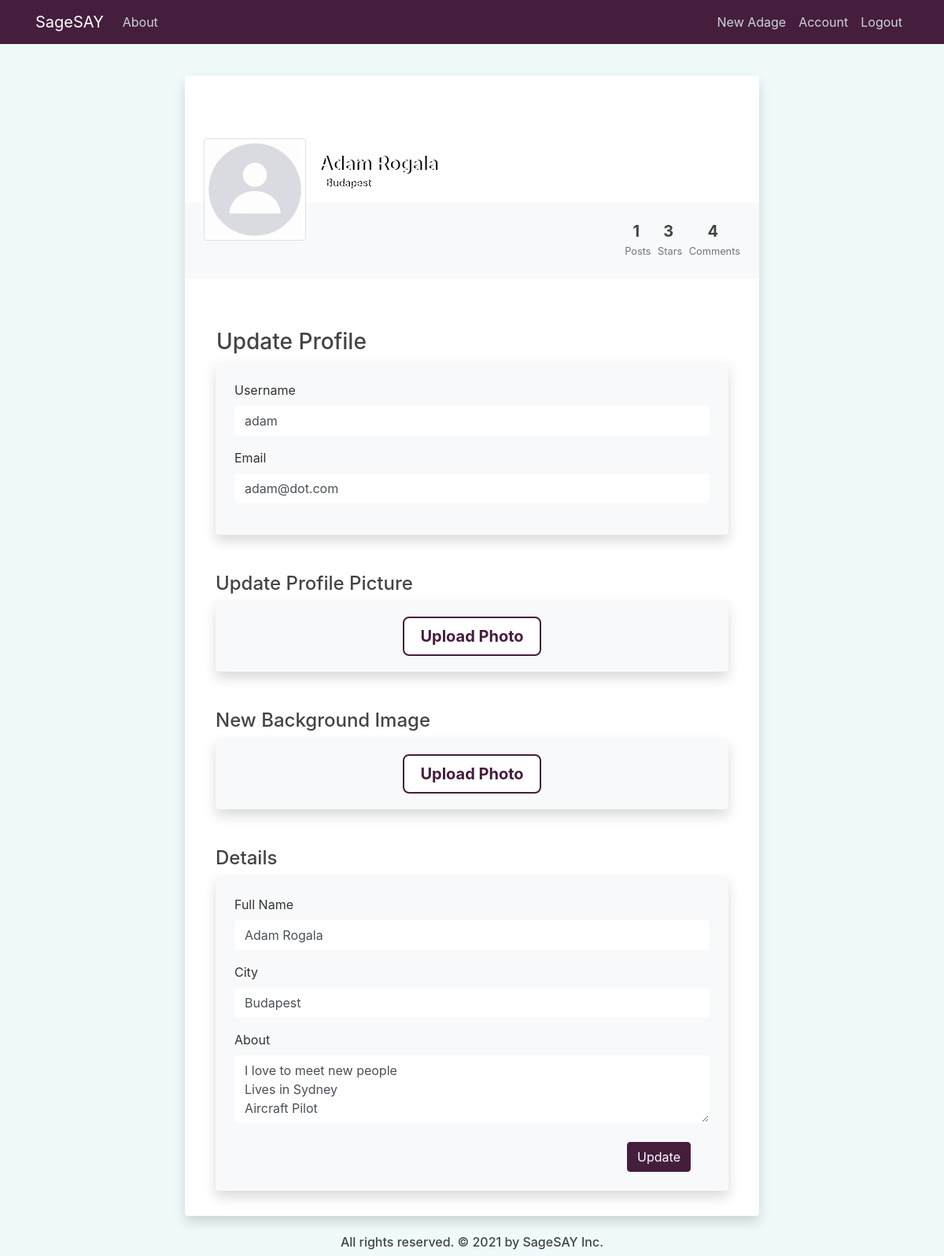
Page /user/adam/update (signed in) on the committed database.
### quotes_app/models.py (models this page shows, shortened)
class User(db.Model, UserMixin):
    id = db.Column(db.Integer, primary_key=True)
    username = db.Column(db.String(20), unique=True, nullable=False)
    email = db.Column(db.String(120), unique=True, nullable=False)
    image_file = db.Column(db.String(20), nullable=False, default='default.jpg')
    password = db.Column(db.String(60), nullable=False)
    posts = db.relationship('Post', backref='posted_by', lazy=True)
    comments = db.relationship('Comment', backref='comment_author', lazy=True)
    likes = db.relationship('Like', backref='like_author', lazy=True)
    more_info = db.relationship('MoreInfoUser', backref='info_author', lazy=True)
    like_comments = db.relationship('LikeComment', backref='like_comment_author', lazy=True)

class MoreInfoUser(db.Model):
    id = db.Column(db.Integer, primary_key=True)
    last_update = db.Column(db.DateTime, nullable=False, default=dt.utcnow)
    background_pic = db.Column(db.String(20), nullable=False, default='profile_bg.jpg')
    full_name = db.Column(db.String(120), nullable=False, default='Adam Smith')
    city = db.Column(db.String(90), nullable=False, default='Sydney')
    about = db.Column(db.Text, nullable=False, default='I love to meet new people<br>Lives in Sydney<br>Aircraft Pilot')
    user_id = db.Column(db.Integer, db.ForeignKey('user.id'), nullable=False)

### quotes_app/users/routes.py (the view)
@users.route("/user/<string:username>/update", methods=['GET', 'POST'])
@login_required
def update_profile(username):
    user = User.query.filter_by(username=username).first_or_404()
    if user != current_user:
        flash("You can't update this profile.", 'quotes')
        return redirect(url_for('main.home'))
    form = UpdateProfileForm()
    about_user = MoreInfoUser.query.filter_by(info_author=user).first()
    if form.validate_on_submit():
        if form.profile_pic.data:
            profile_pic_file = save_picture(form.profile_pic.data, 1)
            remove_picture(current_user.image_file, 1)
            current_user.image_file = profile_pic_file
        if form.background_pic.data:
            background_pic_file = save_picture(form.background_pic.data, 2)
            remove_picture(about_user.background_pic, 2)
            about_user.background_pic = background_pic_file
        current_user.username = form.username.data
        current_user.email = form.email.data
        about_user.full_name = form.full_name.data
        about_user.city = form.city.data
        about_user.about = Markup(form.about.data.replace('\n', '<br>')) # to make sure that won't be any malicious code in db
        about_user.last_update = dt.utcnow()
        db.session.commit()
        flash('Your account has been updated!', 'quotes')
        return redirect(url_for('users.user_profile', username=current_user.username))
    elif request.method == 'GET':
        form.username.data = user.username
        form.email.data = user.email
        form.full_name.data = about_user.full_name
        form.city.data = about_user.city
        form.about.data = about_user.about.replace('<br>', '\n')
    _, num_posts, num_likes, num_comments = get_posts_num_plc(user)
    background_image = url_for('static',
        filename='background_pics/' + about_user.background_pic)
    return render_template('update_profile.html', user=user, title='Update Profile',
        about_user=about_user, background_image=background_image, form=form,
        num_posts=num_posts, num_likes=num_likes, num_comments=num_comments)

### quotes_app/users/forms.py (shortened to what this page needs)
class UpdateProfileForm(FlaskForm):
    username = StringField('Username',
        validators=[DataRequired(), Length(min=2, max=20)])
    email = StringField('Email', validators=[DataRequired(), Email()])
    profile_pic = FileField('Update Profile Picture', validators=[FileAllowed(['jpg', 'png'])])
    background_pic = FileField('Update Background Image', validators=[FileAllowed(['jpg', 'png'])])
    full_name = StringField('Full Name',
        validators=[DataRequired(), Length(min=1, max=120)])
    city = StringField('City',
        validators=[DataRequired(), Length(min=1, max=90)])
    about = TextAreaField('About', validators=[DataRequired()])
    submit = SubmitField('Update')

### quotes_app/models.py (called while the page is built)
@login_manager.user_loader
def user_loader(user_id):
    return User.query.get(int(user_id))

### quotes_app/users/utils.py (called while the page is built)
def get_posts_num_plc(user):
    posts = Post.query.filter_by(posted_by=user)\
    .order_by(Post.date_posted.desc())
    num_posts = posts.all()
    num_posts = len(num_posts)
    num_likes = len(Like.query.filter_by(like_author=user).all())
    num_comments = len(Comment.query.filter_by(comment_author=user).all())
    return posts, num_posts, num_likes, num_comments

### quotes_app/templates/update_profile.html (shortened to what this page needs)
{% extends "layout.html" %}
{% block content %}
<div class="col-lg-8 mx-auto">
    <div class="bg-white shadow rounded overflow-hidden">
        <div class="px-4 pt-0 pb-4 cover" style="background-image: url('{{ background_image }}')">
            <div class="media align-items-end profile-head">
                <div class="profile mr-3">
                    <img src="{{ url_for('static', filename='profile_pics/' + user.image_file) }}" alt="..." width="130" class="rounded mb-2 img-thumbnail img-profile">
                </div>
                <div class="media-body mb-5">
                    <h4 class="mt-0 mb-0 text-white name-city-shadow">{{ about_user.full_name }}</h4>
                    <p class="small mb-4 text-white name-city-shadow"> {{ about_user.city }}</p>
                </div>
            </div>
        </div>
        <div class="bg-light p-4 d-flex justify-content-end text-center">
            <ul class="list-inline mb-0">
                <li class="list-inline-item">
                    <h5 class="font-weight-bold mb-0 d-block">{{ num_posts }}</h5><small class="text-muted"> Posts</small>
                </li>
                <li class="list-inline-item">
                    <h5 class="font-weight-bold mb-0 d-block">{{ num_likes }}</h5><small class="text-muted"> Stars</small>
                </li>
                <li class="list-inline-item">
                    <h5 class="font-weight-bold mb-0 d-block">{{ num_comments }}</h5><small class="text-muted"> Comments</small>
                </li>
            </ul>
        </div>
        <div class="px-4 py-3">
            <h3 class="pt-5 mb-2 ml-3">Update Profile</h3>
            <div class="container">
                <div class="row">
                    <div class="col">
                        <form method="POST" action="" enctype="multipart/form-data">
                            <fieldset class="form-group">
                                <div class="p-4 rounded shadow bg-light">
                                    <div class="form-group">
                                        {{ form.username.label(class="form-control-label") }}
                                        {% if form.username.errors %}
                                            {{ form.username(class="form-control form-control-lg is-invalid") }}
                                            <div class="invalid-feedback">
                                                {% for error in form.username.errors %}
                                                    <span>{{ error }}</span>
                                                {% endfor %}
                                            </div>
                                        {% else %}
                                            {{ form.username(class="form-control form-lg") }}
                                        {% endif %}
                                    </div>
                                    <div class="form-group">
                                        {{ form.email.label(class="form-control-label") }}
                                        {% if form.email.errors %}
                                            {{ form.email(class="form-control form-control-lg is-invalid") }}
                                            <div class="invalid-feedback">
                                                {% for error in form.email.errors %}
                                                    <span>{{ error }}</span>
                                                {% endfor %}
                                            </div>
                                        {% else %}
                                            {{ form.email(class="form-control form-lg") }}
                                        {% endif %}
                                    </div>
                                </div>
                                <h4 class="pt-5 mb-2">Update Profile Picture</h4>
                                <div class="p-1 pb-0 rounded shadow bg-light">
                                    <div class="pt-3 form-group">
                                        <div class="form-group d-flex justify-content-center upload-btn-wrapper">
                                            <button class="btn btn-add-file">Upload Photo</button>
                                        </div>
                                    </div>
                                </div>
                                <h4 class="pt-5 mb-2">New Background Image</h4>
                                <div class="p-1 pb-0 rounded shadow bg-light">
                                    <div class="pt-3 form-group">
                                        <div class="form-group d-flex justify-content-center upload-btn-wrapper">
                                            <button class="btn btn-add-file">Upload Photo</button>
                                        </div>
                                    </div>
                                </div>
                                <h4 class="pt-5 mb-2">Details</h4>
                                <div class="p-4 rounded shadow bg-light">
                                    <div class="form-group">
                                        {{ form.full_name.label(class="form-control-label") }}
                                        {% if form.full_name.errors %}
                                            {{ form.full_name(class="form-control form-control-lg is-invalid") }}
                                            <div class="invalid-feedback">
                                                {% for error in form.full_name.errors %}
                                                    <span>{{ error }}</span>
                                                {% endfor %}
                                            </div>
                                        {% else %}
                                            {{ form.full_name(class="form-control form-lg") }}
                                        {% endif %}
                                    </div>
                                    <div class="form-group">
                                        {{ form.city.label(class="form-control-label") }}
                                        {% if form.city.errors %}
                                            {{ form.city(class="form-control form-control-lg is-invalid") }}
                                            <div class="invalid-feedback">
                                                {% for error in form.city.errors %}
                                                    <span>{{ error }}</span>
                                                {% endfor %}
                                            </div>
                                        {% else %}
                                            {{ form.city(class="form-control form-lg") }}
                                        {% endif %}
                                    </div>
                                    <div class="form-group">
                                        {{ form.about.label(class="form-control-label") }}
                                        {% if form.about.errors %}
                                            {{ form.about(rows="3", class="form-control form-control-lg is-invalid") }}
                                            <div class="invalid-feedback">
                                                {% for error in form.about.errors %}
                                                    <span>{{ error }}</span>
                                                {% endfor %}
                                            </div>
                                        {% else %}
                                            {{ form.about(rows="3", class="form-control form-lg") }}
                                        {% endif %}
                                    </div>
                                    <div class="d-flex form-group mb-0 mt-4 mr-4 justify-content-end">
                                        {{ form.submit(class="btn btn-violet") }}
                                    </div>
                                </div>
                            </fieldset>
                        </form>
                    </div>
                </div>
            </div>
        </div>
    </div>
</div>
{% endblock content %}

### quotes_app/static/main.css (style rules this page uses)
body { background: #f0fafa; color: #333333; margin-top: 6rem; }
h1, h2, h3, h4, h5, h6 { color: #444444; }
.name-city-shadow { text-shadow: 2px 0 0 black; }
.btn-violet { color: white; border-color: #451e3e; background-color: #451e3e; }
.form-control { border-color: white; -webkit-box-shadow: none; box-shadow: none; }
.profile-head { transform: translateY(5rem) }
.cover { background-size: cover; background-repeat: no-repeat; }
.img-profile { cursor: pointer; overflow: visible }
.list-inline-item:not(:last-child) { margin-right: 0px; }
.upload-btn-wrapper { position: relative; overflow: hidden; display: inline-block; }
.btn-add-file { border: 2px solid #451e3e; color: #451e3e; background-color: white; padding: 8px 20px; border-radius: 8px; font-size: 20px; font-weight: bold; }

### rows in the picture
User: image_file (placeholder picture), username "adam", email "adam@dot.com"
MoreInfoUser: full_name "Adam Rogala", city "Budapest", about "I love to meet new people Lives in Sydney Aircraft Pilot"

### other values in the picture
{{ num_posts }} "1"
{{ num_likes }} "3"
{{ num_comments }} "4"
